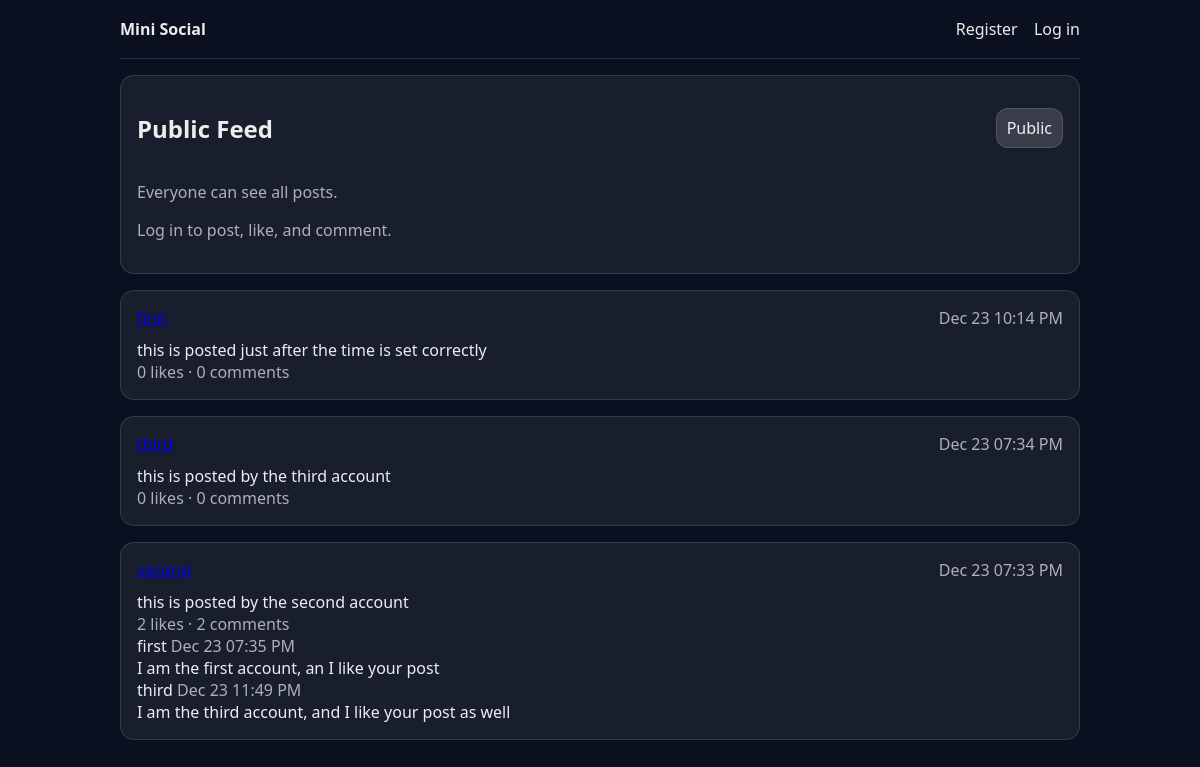
The page / on the database its author committed.
### tables this page shows
CREATE TABLE posts (
            id INTEGER PRIMARY KEY AUTOINCREMENT,
            user_id INTEGER NOT NULL,
            content TEXT NOT NULL,
            created_at TEXT NOT NULL,
            FOREIGN KEY (user_id) REFERENCES users (id)
        );

CREATE TABLE comments (
            id INTEGER PRIMARY KEY AUTOINCREMENT,
            post_id INTEGER NOT NULL,
            user_id INTEGER NOT NULL,
            content TEXT NOT NULL,
            created_at TEXT NOT NULL,
            FOREIGN KEY (post_id) REFERENCES posts (id),
            FOREIGN KEY (user_id) REFERENCES users (id)
        );

CREATE TABLE users (
            id INTEGER PRIMARY KEY AUTOINCREMENT,
            username TEXT UNIQUE NOT NULL,
            password_hash TEXT NOT NULL,
            created_at TEXT NOT NULL
        );

### app.py (the view)
@app.route("/")
def index():
    feed = request.args.get("feed") or "public"
    user = current_user()
    if feed == "following" and not user:
        flash("Please log in to view the following feed.")
        return redirect(url_for("login"))
    posts, comments_by_post = fetch_posts(feed, user["id"] if user else None)
    return render_template("index.html", user=user, posts=posts, comments_by_post=comments_by_post, feed=feed)

### app.py (called while the page is built)
def format_time(iso_str: str) -> str:
    if not iso_str:
        return ""
    try:
        dt = datetime.fromisoformat(iso_str)
    except ValueError:
        return iso_str
    if TORONTO_TZ is not None:
        if dt.tzinfo is None:
            if ZoneInfo is not None:
                dt = dt.replace(tzinfo=ZoneInfo("UTC"))
        local_dt = dt.astimezone(TORONTO_TZ)
        return local_dt.strftime("%b %d %I:%M %p")
    try:
        local_dt = dt.astimezone()
        return local_dt.strftime("%b %d %I:%M %p")
    except Exception:
        return iso_str

def get_db():
    conn = sqlite3.connect(DB_PATH)
    conn.row_factory = sqlite3.Row
    return conn

def current_user():
    uid = session.get("user_id")
    if not uid:
        return None
    conn = get_db()
    user = conn.execute("SELECT id, username FROM users WHERE id = ?", (uid,)).fetchone()
    conn.close()
    return user

@app.before_request
def ensure_db():
    init_db()

### templates/index.html (shortened to what this page needs)
{% extends "layout.html" %}
{% set title = "Home" %}
{% block content %}
  <section class="card">
    <div class="feedhead">
      <h1>
        {% if feed == "following" %}
          Following Feed
        {% else %}
          Public Feed
        {% endif %}
      </h1>
      <div class="feedtabs">
        <a class="{% if feed != 'following' %}active{% endif %}" href="{{ url_for('index', feed='public') }}">Public</a>
      </div>
    </div>
    {% if feed == "following" %}
      <p class="muted">Only posts from people you follow, plus your own.</p>
    {% else %}
      <p class="muted">Everyone can see all posts.</p>
    {% endif %}
    {% if user %}
      <form action="{{ url_for('create_post') }}" method="post" class="postform">
        <textarea name="content" rows="3" maxlength="500" placeholder="Write something"></textarea>
        <button type="submit">Post</button>
      </form>
    {% else %}
      <p class="muted">Log in to post, like, and comment.</p>
    {% endif %}
  </section>
  <section class="list">
    {% for p in posts %}
      <article class="card post">
        <div class="postmeta">
          <a href="{{ url_for('profile', username=p['username']) }}">{{ p["username"] }}</a>
          <span class="muted">{{ p["created_at"] }}</span>
        </div>
        <p class="postbody">{{ p["content"] }}</p>
        <div class="actions">
          <span class="muted">{{ p["like_count"] }} likes · {{ p["comment_count"] }} comments</span>
        </div>
        {% set clist = comments_by_post.get(p["id"], []) %}
        <div class="comments">
          {% for c in clist %}
            <div class="comment">
              <span class="commentuser">{{ c["username"] }}</span>
              <span class="muted">{{ c["created_at"] }}</span>
              <div class="commentbody">{{ c["content"] }}</div>
            </div>
          {% endfor %}
        </div>
      </article>
    {% else %}
      {% if feed == "following" %}
        <p class="muted">No posts yet. Follow someone to see their posts here.</p>
      {% else %}
        <p class="muted">No posts yet.</p>
      {% endif %}
    {% endfor %}
  </section>
{% endblock %}

### templates/layout.html (shortened to what this page needs)
<!doctype html>
<html lang="en">
<head>
  <link rel="stylesheet" href="{{ url_for('static', filename='styles.css') }}">
</head>
<body>
  <header class="container header">
    <a class="brand" href="{{ url_for('index') }}">Mini Social</a>
    <nav class="nav">
      {% if user %}
        <span class="muted">Signed in as</span>
        <a href="{{ url_for('profile', username=user['username']) }}">{{ user["username"] }}</a>
        <form action="{{ url_for('logout') }}" method="post" class="inline">
          <button class="linkbtn" type="submit">Log out</button>
        </form>
      {% else %}
        <a href="{{ url_for('register') }}">Register</a>
        <a href="{{ url_for('login') }}">Log in</a>
      {% endif %}
    </nav>
  </header>
  <main class="container">
    {% block content %}{% endblock %}
  </main>
</body>
</html>

### static/styles.css (style rules this page uses)
:root { --bg:#0b1020; --card:rgba(255,255,255,0.06); --text:rgba(255,255,255,0.92); --muted:rgba(255,255,255,0.65); --line:rgba(255,255,255,0.12); --radius:14px; }
* { box-sizing:border-box; }
body { margin:0; font-family:system-ui, -apple-system, Segoe UI, Roboto, Arial, sans-serif; background:var(--bg); color:var(--text); }
.container { width:min(960px, calc(100% - 40px)); margin:0 auto; }
.header { display:flex; justify-content:space-between; align-items:center; padding:18px 0; border-bottom:1px solid var(--line); }
.brand { font-weight:700; color:var(--text); text-decoration:none; }
.nav a { color:var(--text); text-decoration:none; margin-left:12px; }
.muted { color:var(--muted); }
.card { background:var(--card); border:1px solid var(--line); border-radius:var(--radius); padding:16px; margin-top:16px; }
.list { margin-top:16px; }
.postmeta { display:flex; justify-content:space-between; gap:12px; margin-bottom:10px; }
.postbody { margin:0; white-space:pre-wrap; }
.feedhead { display:flex; justify-content:space-between; align-items:center; gap:12px; }
.feedtabs { display:flex; gap:10px; }
.feedtabs a { color:var(--text); text-decoration:none; border:1px solid var(--line); padding:8px 10px; border-radius:12px; background:rgba(255,255,255,0.06); }
.feedtabs a.active { background:rgba(255,255,255,0.14); }

### rows shown on the page
posts: created_at "Dec 23 10:14 PM", content "this is posted just after the time is set correctly", like_count "0", comment_count "0"
posts: created_at "Dec 23 07:34 PM", content "this is posted by the third account", like_count "0", comment_count "0"
posts: created_at "Dec 23 07:33 PM", content "this is posted by the second account", like_count "2", comment_count "2"
comments: username "first", created_at "Dec 23 07:35 PM", content "I am the first account, an I like your post"
comments: username "third", created_at "Dec 23 11:49 PM", content "I am the third account, and I like your post as well"
